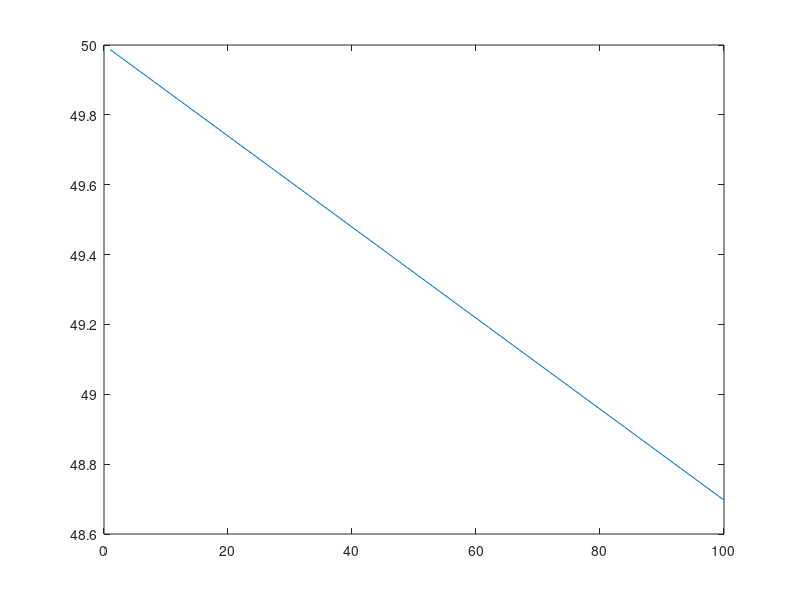

The MATLAB script that drew this image:
%% Refactor 2 - Spacing and Line Breaks

% This refactor is about improving readability

% Keep lines to a maximum of 80 characters.
% Use line breaks to split up long lines.
% In MATLAB, this is done using an ellipsis "..."

% This is more personal preference, but adding spaces
% around operators (+, -, *, /) makes things easier to read.
% Spaces between function arguments are also recommended.

totalMass = 600;
wheelbase = 1535;
originalCoGPosition = wheelbase / 2;
accumulatorMass = 150;
newCoGPosition = zeros;
accumulatorPositionDelta = 1:100;

for r =  accumulatorPositionDelta

    newCoGPosition(r) = ...
        ((accumulatorMass * (originalCoGPosition + r)) ...
            + (totalMass * originalCoGPosition)) ...
        / (totalMass + accumulatorMass);

end

frontWeightDistribution = (1  - (newCoGPosition / wheelbase)) * 100;

plot(accumulatorPositionDelta, newCoGPosition, "-")
plot(accumulatorPositionDelta, frontWeightDistribution, "-")